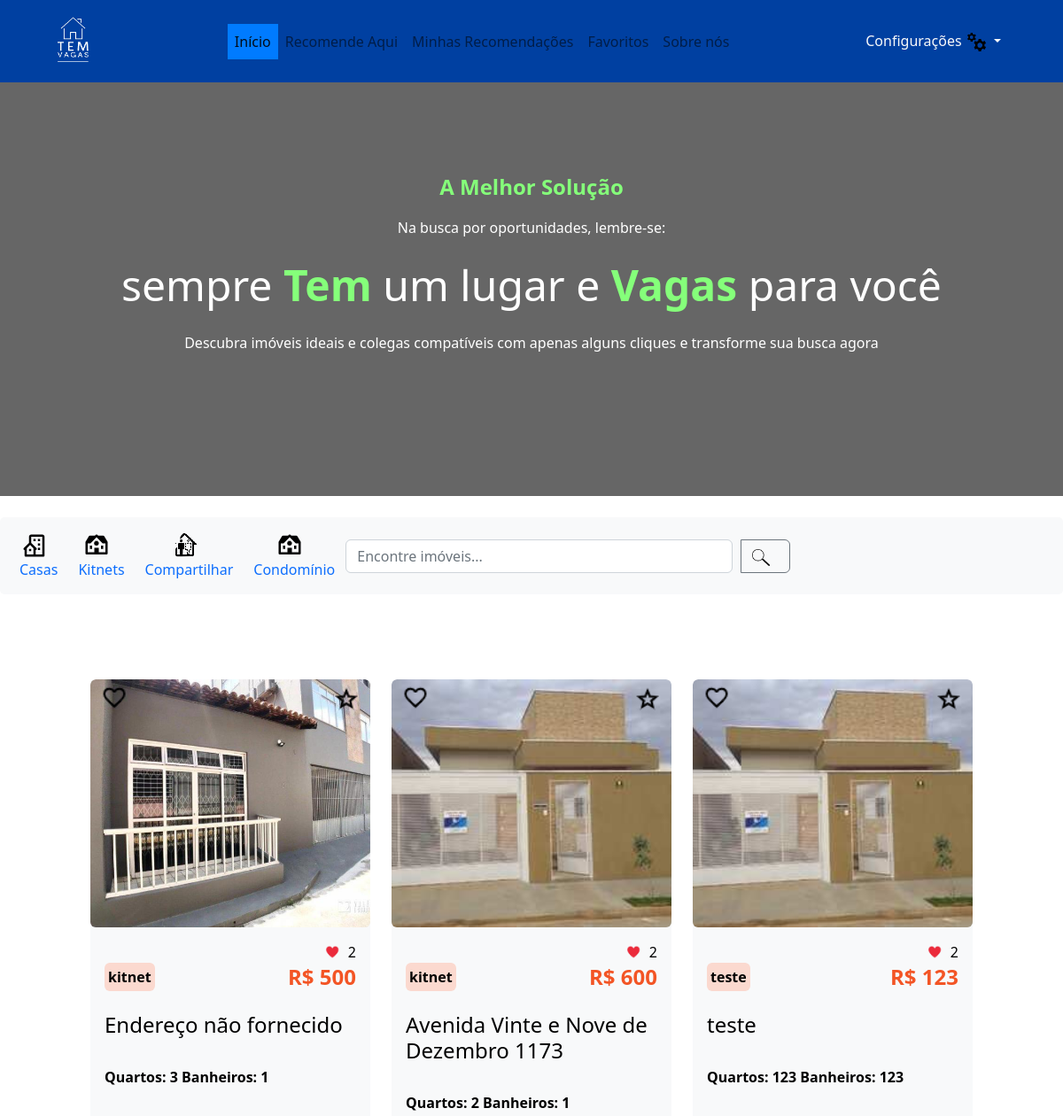
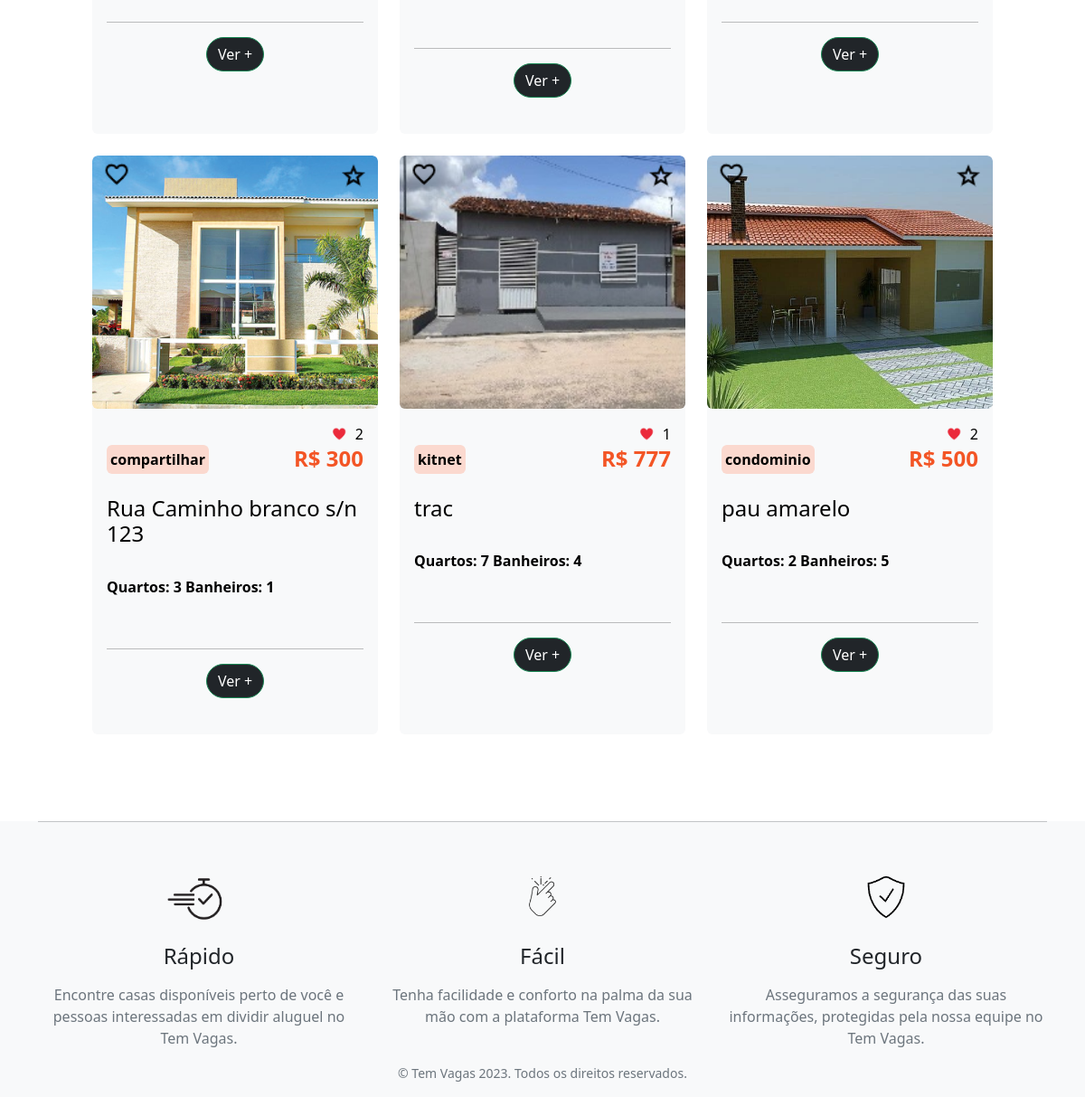
The page / on the database its author committed (2 pictures, top to bottom).
### posts_app/models.py (models this page shows, shortened)
class recomendacoes(models.Model):
    nome = models.CharField(max_length=100)
    telefone = models.IntegerField()
    tipo_imovel = models.CharField(max_length=100)
    endereco = models.CharField(max_length=255)
    logradouro = models.CharField(max_length=255)
    numero = models.IntegerField()
    bairro = models.CharField(max_length=255)
    cidade = models.CharField(max_length=255)
    estado = models.CharField(max_length=255)
    cep = models.IntegerField()
    valor_aluguel = models.IntegerField()
    quantidade_quartos = models.IntegerField()
    quantidade_banheiros = models.IntegerField()
    descricao = models.TextField()
    image = models.ImageField(upload_to='images/', blank=True, null=True)
    create_at = models.DateTimeField(auto_now_add=True)
    owner = models.ForeignKey(get_user_model(), on_delete=models.CASCADE, null=True)
    curtidas = models.ManyToManyField(get_user_model(), through='Curtida', related_name='curtidas')
    favoritos = models.ManyToManyField(get_user_model(), through='Favorito', related_name='favoritos')
    class Meta:
        verbose_name = 'Imovel'
        verbose_name_plural = 'Imoveis'
        ordering = ['id']

### posts_app/views.py (the view)
# urls.py: path('', views.destaques, name='main-page'),
def destaques(request):
    template_name = 'main-page.html'  # template
    posts = recomendacoes.objects.all()  # query com todas as postagens
    context = {  # cria context para chamar no template
        'imovel': posts  # o primeiro 'posts' é o nome como ele vai ser chamado no html.
    }
    return render(request, template_name, context)  # render

### posts_app/templates/main-page.html (shortened to what this page needs)
{% extends 'base.html' %}
{% load static %}
{% block content %}
<br>
<div class="container">
    <div class="row row-cols-1 row-cols-md-3 g-4">
        {% for imovel in imovel %}
            <div class="col">
                <div class="card h-100 text-bg-light border-0 img-zoom-container">
                    <div class="position-relative img-zoom">
                        <img src="{% if imovel.image and imovel.image.url %}{{ imovel.image.url }}{% endif %}" class="card-img-top rounded" alt="Imagem do Imóvel" style="height: 280px; object-fit: cover;">
                        {% if request.user in imovel.curtidas.all %}
                            <button class="btn btn-outline-light curtir-btn border-0 position-absolute top-0 start-0" data-recomendacao-id="{{ imovel.id }}" data-curtida="true">
                                <img src="{% static 'images/curtidavermelha.png' %}" alt="Curtir" width="30">
                            </button>
                        {% else %}
                            <button class="btn btn-outline-light curtir-btn border-0 position-absolute top-0 start-0" data-recomendacao-id="{{ imovel.id }}" data-curtida="false">
                                <img src="{% static 'images/curtidanormal.png' %}" alt="Curtir" width="30">
                            </button>
                        {% endif %}
                        <button id="favoritar-btn-{{ imovel.id }}" class="btn btn-outline-light favoritar-btn border-0 position-absolute top-0 end-0" data-recomendacao-id="{{ imovel.id }}" data-favorito="{% if request.user in imovel.favoritos.all %}true{% else %}false{% endif %}">
                            {% if request.user in imovel.favoritos.all %}
                                <img src="{% static 'images/estrela_amarela.png' %}" alt="Favoritar" width="30">
                            {% else %}
                                <img src="{% static 'images/estrela.png' %}" alt="Favoritar" width="30">
                            {% endif %}
                        </button>
                    </div>
                    <div class="card-body ">
                        <div class="d-flex align-items-center justify-content-end">
                            <img src="{% static 'images/curtidavermelha.png' %}" alt="Estrela" width="20" class="me-2">
                            <p class="mb-0"><span id="numero_curtidas_{{ imovel.id }}">{{ imovel.curtidas.count }}</span></p>
                        </div>
                        <div class="d-flex justify-content-between align-items-center mt-0">
                            <button class="tag btn-lg rounded p-1 border-0 text-black fw-bold" style="--bs-btn-padding-y: .25rem; --bs-btn-padding-x: .5rem; --bs-btn-font-size: .75rem; background-color: #FBD9CF">
                                {{ imovel.tipo_imovel }}
                            </button>
                            <h4 class="mb-0 fw-bold" style="color: #F35525">
                                R$ {{ imovel.valor_aluguel }}
                            </h4>
                        </div>
                        <br>
                        <h4 class="text-start">{{ imovel.endereco}}</h4>
                        <br>
                        <p class="text-start fw-bold">Quartos: {{ imovel.quantidade_quartos }} Banheiros: {{ imovel.quantidade_banheiros }}</p>
                        <br>
                        <div class="text-center">
                            <hr>
                            <a class="btn btn-success rounded-pill text-white bg-dark" href="{% url 'recommendation-detail' imovel.id %}">Ver +</a>
                        </div>
                    </div>
                </div>
                <br>
            </div>
        {% endfor %}
    </div>
</div>
{% endblock content %}

### posts_app/templates/main-page.html (style rules this page uses)
.img-zoom-container { overflow: hidden; }
.img-zoom { transition: transform 0.3s; }

### rows shown on the page
recomendacoes: image (picture), curtidas.count "2", tipo_imovel "kitnet", valor_aluguel "500", endereco "Endereço não fornecido", quantidade_quartos "3", quantidade_banheiros "1"
recomendacoes: image (picture), curtidas.count "2", tipo_imovel "kitnet", valor_aluguel "600", endereco "Avenida Vinte e Nove de Dezembro 1173", quantidade_quartos "2", quantidade_banheiros "1"
recomendacoes: image (picture), curtidas.count "2", tipo_imovel "teste", valor_aluguel "123", endereco "teste", quantidade_quartos "123", quantidade_banheiros "123"
recomendacoes: image (picture), curtidas.count "2", tipo_imovel "compartilhar", valor_aluguel "300", endereco "Rua Caminho branco s/n 123", quantidade_quartos "3", quantidade_banheiros "1"
recomendacoes: image (picture), curtidas.count "1", tipo_imovel "kitnet", valor_aluguel "777", endereco "trac", quantidade_quartos "7", quantidade_banheiros "4"
recomendacoes: image (picture), curtidas.count "2", tipo_imovel "condominio", valor_aluguel "500", endereco "pau amarelo", quantidade_quartos "2", quantidade_banheiros "5"
